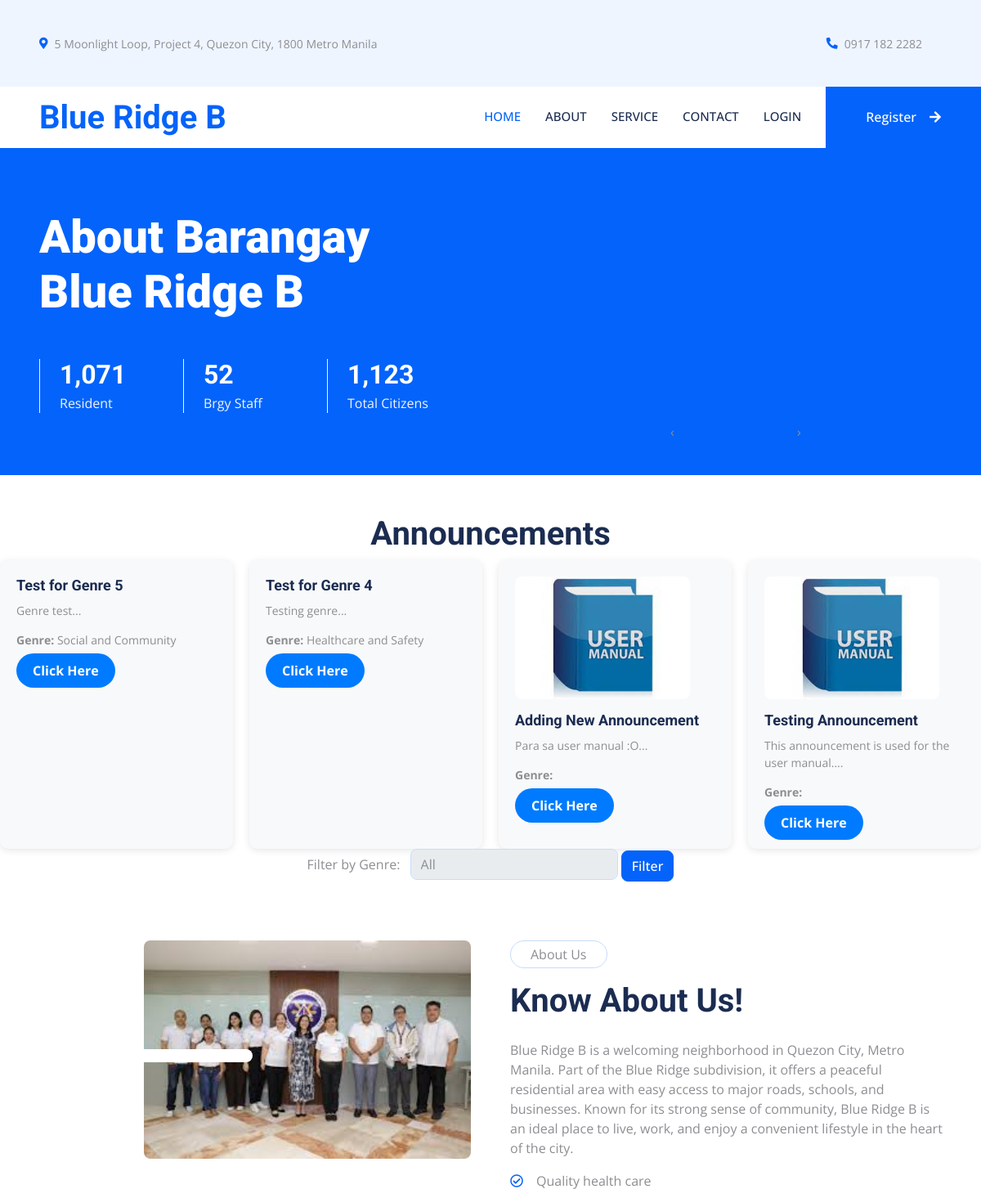
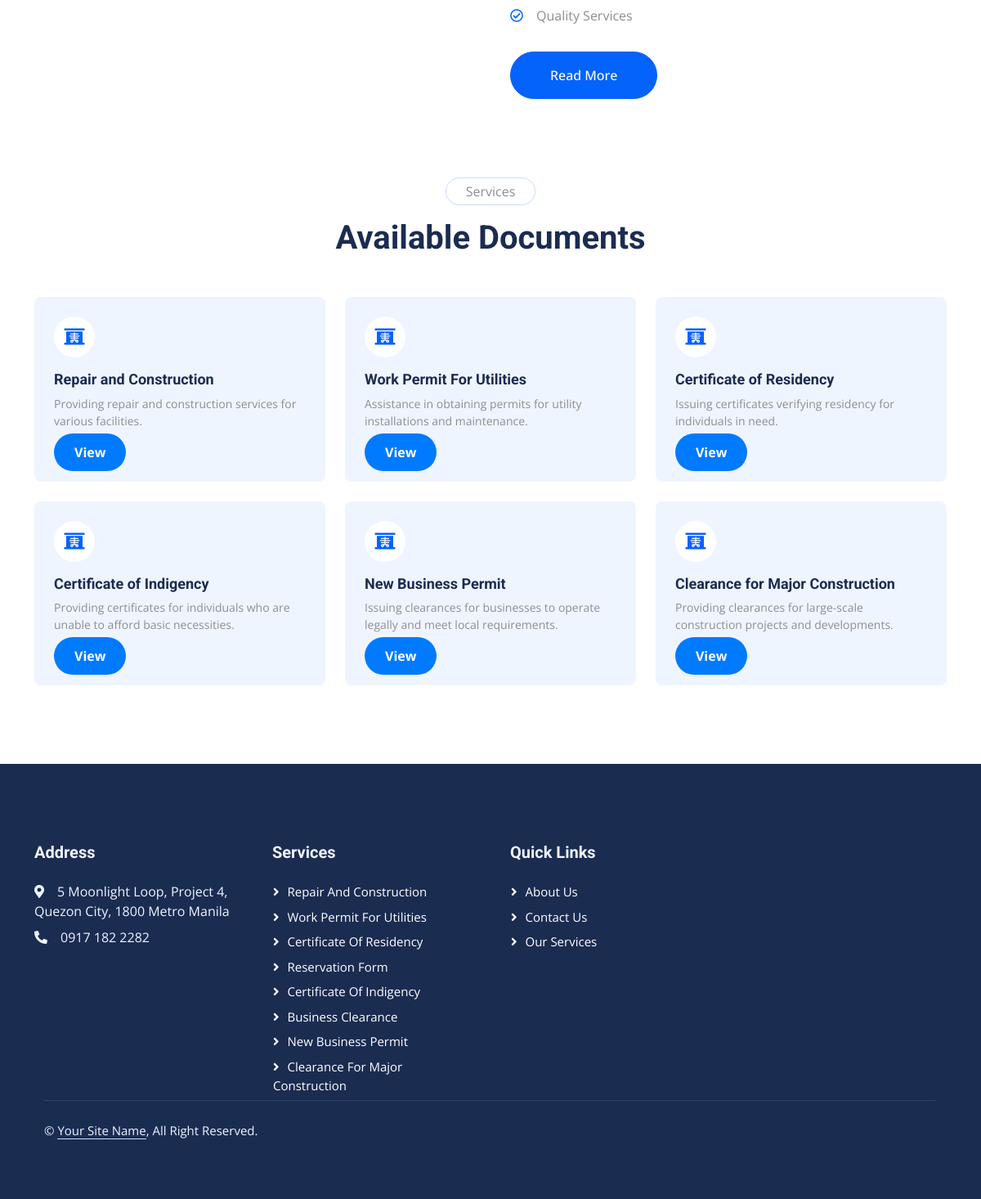
The page / on the database its author committed (2 pictures, top to bottom).
### tables this page shows
CREATE TABLE `announcements` (
  `id` int(11) NOT NULL,
  `title` varchar(255) NOT NULL,
  `content` text NOT NULL,
  `type` enum('view-only','event') NOT NULL,
  `max_participants` int(11) DEFAULT NULL,
  `created_at` timestamp NOT NULL DEFAULT current_timestamp(),
  `registered_participants` int(11) DEFAULT 0,
  `image_path` varchar(255) DEFAULT NULL,
  `genre` varchar(255) NOT NULL
);

### index.php (the view, shortened to what this page needs)
<?php
include 'db.php';
$sql = "SELECT id, title, content, genre, image_path, created_at FROM announcements";
$sql .= " ORDER BY created_at DESC";
$stmt = $conn->prepare($sql);
$stmt->execute();
$result = $stmt->get_result();
?>
<!DOCTYPE html>
<html lang="en">
<head>
    <link href="https://cdnjs.cloudflare.com/ajax/libs/font-awesome/5.10.0/css/all.min.css" rel="stylesheet">
    <link href="https://cdn.jsdelivr.net/npm/bootstrap-icons@1.4.1/font/bootstrap-icons.css" rel="stylesheet">
    <link href="lib/animate/animate.min.css" rel="stylesheet">
    <link href="lib/owlcarousel/assets/owl.carousel.min.css" rel="stylesheet">
    <link href="lib/tempusdominus/css/tempusdominus-bootstrap-4.min.css" rel="stylesheet" />
    <link href="css/bootstrap.min.css" rel="stylesheet">
    <link href="css/style.css" rel="stylesheet">
    <link rel="stylesheet" href="https://cdnjs.cloudflare.com/ajax/libs/OwlCarousel2/2.3.4/assets/owl.carousel.min.css">
    <link rel="stylesheet" href="https://cdnjs.cloudflare.com/ajax/libs/OwlCarousel2/2.3.4/assets/owl.theme.default.min.css">
</head>
<body>
    <div class="container-fluid bg-light p-0 wow fadeIn" data-wow-delay="0.1s">
        <div class="row gx-0 d-none d-lg-flex">
            <div class="col-lg-7 px-5 text-start">
                <div class="h-100 d-inline-flex align-items-center py-3 me-4">
                    <small class="fa fa-map-marker-alt text-primary me-2"></small>
                    <small> 5 Moonlight Loop, Project 4, Quezon City, 1800 Metro Manila</small>
                </div>
                <div class="h-100 d-inline-flex align-items-center py-3">
                    <small>Mon - Fri : 08.00 AM - 05.00 PM</small>
                </div>
            </div>
            <div class="col-lg-5 px-5 text-end">
                <div class="h-100 d-inline-flex align-items-center py-3 me-4">
                    <small class="fa fa-phone-alt text-primary me-2"></small>
                    <small>0917 182 2282</small>
                </div>
                </div>
            </div>
        </div>
    <nav class="navbar navbar-expand-lg bg-white navbar-light sticky-top p-0 wow fadeIn" data-wow-delay="0.1s">
        <a href="index.php" class="navbar-brand d-flex align-items-center px-4 px-lg-5">
            <h1 class="m-0 text-primary"><i class=></i>Blue Ridge B</h1>
        </a>
        <div class="collapse navbar-collapse" id="navbarCollapse">
            <div class="navbar-nav ms-auto p-4 p-lg-0">
                <a href="index.php" class="nav-item nav-link active">Home</a>
                <a href="about.php" class="nav-item nav-link">About</a>
                <a href="service.php" class="nav-item nav-link">Service</a>
                <a href="contact.php" class="nav-item nav-link">Contact</a>
                    <?php if (isset($_SESSION["username"])): ?>
                        <a href="logout.php" class="btn btn-primary rounded-0 py-4 px-lg-5 d-none d-lg-block">Log-Out<i class="fa fa-arrow-right ms-3"></i></a>
                    <?php else: ?>
                        <a href="user_login.php" class="nav-item nav-link">Login</a>
                        <a href="register_user.php" class="btn btn-primary rounded-0 py-4 px-lg-5 d-none d-lg-block">Register<i class="fa fa-arrow-right ms-3"></i></a>
                    <?php endif; ?>
        </div>
    </nav>
    <div class="container-fluid header bg-primary p-0 mb-5">
        <div class="row g-0 align-items-center flex-column-reverse flex-lg-row">
            <div class="col-lg-6 p-5 wow fadeIn" data-wow-delay="0.1s">
                <h1 class="display-4 text-white mb-5">About Barangay Blue Ridge B</h1>
                <div class="row g-4">
                    <div class="col-sm-4">
                        <div class="border-start border-light ps-4">
                            <h2 class="text-white mb-1" data-toggle="counter-up">1,071</h2>
                            <p class="text-light mb-0">Resident</p>
                        </div>
                    </div>
                    <div class="col-sm-4">
                        <div class="border-start border-light ps-4">
                            <h2 class="text-white mb-1" data-toggle="counter-up">52</h2>
                            <p class="text-light mb-0">Brgy Staff</p>
                        </div>
                    </div>
                    <div class="col-sm-4">
                        <div class="border-start border-light ps-4">
                            <h2 class="text-white mb-1" data-toggle="counter-up">1,123</h2>
                            <p class="text-light mb-0">Total Citizens</p>
                        </div>
                    </div>
                </div>
            </div>
            <div class="col-lg-6 wow fadeIn carousel-container" data-wow-delay="0.5s">
                <div class="owl-carousel header-carousel">
                    <div class="owl-carousel-item position-relative">
                        <div class="owl-carousel-text">
                        </div>
                    </div>
                </div>
            </div>
        </div>
    </div>
    <h1 align="center">Announcements</h1>
    <div class="announcement-wrapper">
        <div class="announcement-grid">
            <?php while ($row = $result->fetch_assoc()): ?>
                <div class="announcement-item">
                    <?php if (!empty($row['image_path'])): ?>
                        <img src="<?php echo htmlspecialchars($row['image_path']); ?>" alt="Announcement Image" class="announcement-image">
                    <?php endif; ?>
                    <h4><?php echo htmlspecialchars($row['title']); ?></h4>
                    <p><?php echo htmlspecialchars(substr($row['content'], 0, 100)) . '...'; ?></p>
                    <p><strong>Genre:</strong> <?php echo htmlspecialchars($row['genre']); ?></p>
                    <a href="view_announcement.php?id=<?php echo $row['id']; ?>">Click Here</a>
                </div>
            <?php endwhile; ?>
        </div>
    </div>
    <div class="text-center mb-4">
        <form method="GET" action="index.php" class="d-inline-block">
            <label for="genreFilter" class="me-2">Filter by Genre:</label>
            <select id="genreFilter" name="genre" class="form-control d-inline-block w-auto">
                <option value="">All</option>
            </select>
            <button type="submit" class="btn btn-primary">Filter</button>
        </form>
    </div>
    <div class="container-xxl py-5">
        <div class="container">
            <div class="row g-5">
                <div class="col-lg-6 wow fadeIn" data-wow-delay="0.1s">
                    <div class="d-flex flex-column">
                        <img class="img-fluid rounded w-75 align-self-end" src="img/about-1.png" alt="">
                        <img class="img-fluid rounded w-50 bg-white pt-3 pe-3" src="img/about-2.png" alt="" style="margin-top: -25%;">
                    </div>
                </div>
                <div class="col-lg-6 wow fadeIn" data-wow-delay="0.5s">
                    <p class="d-inline-block border rounded-pill py-1 px-4">About Us</p>
                    <h1 class="mb-4"> Know About Us!</h1>
                    <p>Blue Ridge B is a welcoming neighborhood in Quezon City, Metro Manila. Part of the Blue Ridge subdivision, it offers a peaceful residential area with easy access to major roads, schools, and businesses. Known for its strong sense of community, Blue Ridge B is an ideal place to live, work, and enjoy a convenient lifestyle in the heart of the city.</p>
                    <p><i class="far fa-check-circle text-primary me-3"></i>Quality health care</p>
                    <p><i class="far fa-check-circle text-primary me-3"></i>Quality Services</p>
                    <a class="btn btn-primary rounded-pill py-3 px-5 mt-3" href="about.php">Read More</a>
                </div>
            </div>
        </div>
    </div>
        <div class="container-xxl py-5">
        <div class="container">
            <div class="text-center mx-auto mb-5" style="max-width: 600px;">
                <p class="d-inline-block border rounded-pill py-1 px-4">Services</p>
                <h1>Available Documents</h1>
            </div>
            <div class="row g-4">
                <div class="col-lg-4 col-md-6">
                    <div class="service-item bg-light rounded h-100 p-4">
                        <div class="d-inline-flex align-items-center justify-content-center bg-white rounded-circle mb-3" style="width: 50px; height: 50px;">
                            <i class="fa fa-x-ray text-primary fs-5"></i>
                        </div>
                        <h4 class="mb-2" style="font-size: 18px;">Repair and Construction</h4>
                        <p class="mb-3" style="font-size: 14px;">Providing repair and construction services for various facilities.</p>
                        <a class="view-popup" href="view_document.php?type=repair_and_construction" style="font-size: 16px; padding: 12px 25px; background-color: #007bff; color: white; border-radius: 30px; font-weight: bold; text-decoration: none;">View</a>
                    </div>
                </div>
                <div class="col-lg-4 col-md-6">
                    <div class="service-item bg-light rounded h-100 p-4">
                        <div class="d-inline-flex align-items-center justify-content-center bg-white rounded-circle mb-3" style="width: 50px; height: 50px;">
                            <i class="fa fa-x-ray text-primary fs-5"></i>
                        </div>
                        <h4 class="mb-2" style="font-size: 18px;">Work Permit For Utilities</h4>
                        <p class="mb-3" style="font-size: 14px;">Assistance in obtaining permits for utility installations and maintenance.</p>
                        <a class="view-popup" href="view_document.php?type=work_permit_utilities" style="font-size: 16px; padding: 12px 25px; background-color: #007bff; color: white; border-radius: 30px; font-weight: bold; text-decoration: none;">View</a>
                    </div>
                </div>
                <div class="col-lg-4 col-md-6">
                    <div class="service-item bg-light rounded h-100 p-4">
                        <div class="d-inline-flex align-items-center justify-content-center bg-white rounded-circle mb-3" style="width: 50px; height: 50px;">
                            <i class="fa fa-x-ray text-primary fs-5"></i>
                        </div>
                        <h4 class="mb-2" style="font-size: 18px;">Certificate of Residency</h4>
                        <p class="mb-3" style="font-size: 14px;">Issuing certificates verifying residency for individuals in need.</p>
                        <a class="view-popup" href="view_document.php?type=certificate_of_residency" style="font-size: 16px; padding: 12px 25px; background-color: #007bff; color: white; border-radius: 30px; font-weight: bold; text-decoration: none;">View</a>
                    </div>
                </div>
                <div class="col-lg-4 col-md-6">
                    <div class="service-item bg-light rounded h-100 p-4">
                        <div class="d-inline-flex align-items-center justify-content-center bg-white rounded-circle mb-3" style="width: 50px; height: 50px;">
                            <i class="fa fa-x-ray text-primary fs-5"></i>
                        </div>
                        <h4 class="mb-2" style="font-size: 18px;">Certificate of Indigency</h4>
                        <p class="mb-3" style="font-size: 14px;">Providing certificates for individuals who are unable to afford basic necessities.</p>
                        <a class="view-popup" href="view_document.php?type=certificate_of_indigency" style="font-size: 16px; padding: 12px 25px; background-color: #007bff; color: white; border-radius: 30px; font-weight: bold; text-decoration: none;">View</a>
                    </div>
                </div>
                <div class="col-lg-4 col-md-6">
                    <div class="service-item bg-light rounded h-100 p-4">
                        <div class="d-inline-flex align-items-center justify-content-center bg-white rounded-circle mb-3" style="width: 50px; height: 50px;">
                            <i class="fa fa-x-ray text-primary fs-5"></i>
                        </div>
                        <h4 class="mb-2" style="font-size: 18px;">New Business Permit</h4>
                        <p class="mb-3" style="font-size: 14px;">Issuing clearances for businesses to operate legally and meet local requirements.</p>
                        <a class="view-popup" href="view_document.php?type=new_business_permit" style="font-size: 16px; padding: 12px 25px; background-color: #007bff; color: white; border-radius: 30px; font-weight: bold; text-decoration: none;">View</a>
                    </div>
                </div>
                <div class="col-lg-4 col-md-6">
                    <div class="service-item bg-light rounded h-100 p-4">
                        <div class="d-inline-flex align-items-center justify-content-center bg-white rounded-circle mb-3" style="width: 50px; height: 50px;">
                            <i class="fa fa-x-ray text-primary fs-5"></i>
                        </div>
                        <h4 class="mb-2" style="font-size: 18px;">Clearance for Major Construction</h4>
                        <p class="mb-3" style="font-size: 14px;">Providing clearances for large-scale construction projects and developments.</p>
                        <a class="view-popup" href="view_document.php?type=clearance_major_construction" style="font-size: 16px; padding: 12px 25px; background-color: #007bff; color: white; border-radius: 30px; font-weight: bold; text-decoration: none;">View</a>
                    </div>
                </div>
            </div>
        </div>
    </div>
    <div class="container-fluid bg-dark text-light footer mt-5 pt-5 wow fadeIn" data-wow-delay="0.1s">
        <div class="container py-5">
            <div class="row g-5">
                <div class="col-lg-3 col-md-6">
                    <h5 class="text-light mb-4">Address</h5>
                    <p class="mb-2"><i class="fa fa-map-marker-alt me-3"></i>5 Moonlight Loop, Project 4, Quezon City, 1800 Metro Manila
                    </p>
                    <p class="mb-2"><i class="fa fa-phone-alt me-3"></i>0917 182 2282</p>
                    <div class="d-flex pt-2">
                    </div>
                </div>
                <div class="col-lg-3 col-md-6">
                    <h5 class="text-light mb-4">Services</h5>
                    <a class="btn btn-link" href="">Repair and Construction</a>
                    <a class="btn btn-link" href="">Work Permit For Utilities</a>
                    <a class="btn btn-link" href="">Certificate of Residency</a>
                    <a class="btn btn-link" href="">Reservation Form</a>
                    <a class="btn btn-link" href="">Certificate of Indigency</a>
                    <a class="btn btn-link" href="">Business Clearance</a>
                    <a class="btn btn-link" href="">New Business Permit</a>
                    <a class="btn btn-link" href="">Clearance for Major Construction</a>
                </div>
                <div class="col-lg-3 col-md-6">
                    <h5 class="text-light mb-4">Quick Links</h5>
                    <a class="btn btn-link" href="">About Us</a>
                    <a class="btn btn-link" href="">Contact Us</a>
                    <a class="btn btn-link" href="">Our Services</a>
                </div>
        </div>
        <div class="container">
            <div class="copyright">
                <div class="row">
                    <div class="col-md-6 text-center text-md-start mb-3 mb-md-0">
                        &copy; <a class="border-bottom" href="#">Your Site Name</a>, All Right Reserved.
                    </div>
                    <div class="col-md-6 text-center text-md-end">
                    </div>
                </div>
            </div>
        </div>
    </div>
</body>
</html>

### rows shown on the page
announcements: title "Test for Genre 5", content "Genre test", genre "Social and Community"
announcements: title "Test for Genre 4", content "Testing genre", genre "Healthcare and Safety"
announcements: image_path (picture), title "Adding New Announcement", content "Para sa user manual :O"
announcements: image_path (picture), title "Testing Announcement", content "This announcement is used for the user manual."
